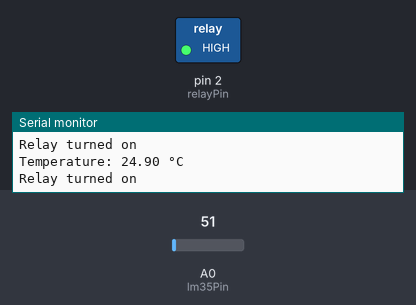
Simulated run of this sketch. Board: Arduino Uno, built with avr-gcc and run on an emulated ATmega328P. Shown: switched loads named in the sketch (green lamp = pin HIGH), the last lines printed to the serial monitor. The test bench sets the inputs (shaded band); at power-on: A0 (lm35Pin) = 51.

Above: at 1.8 s.
1.9 s: A0 (lm35Pin) set to 97
3.4 s: A0 (lm35Pin) set to 112
At 5.2 s:
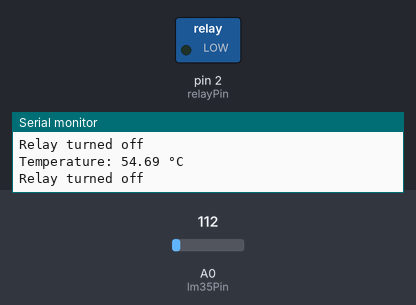
5.5 s: A0 (lm35Pin) set to 86
At 6.9 s:
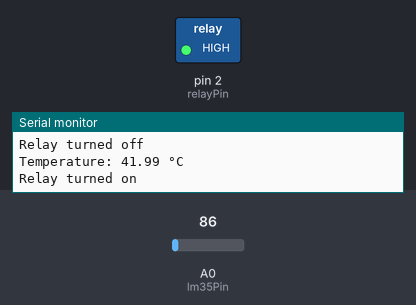
7.5 s: A0 (lm35Pin) set to 163
At 8.5 s:
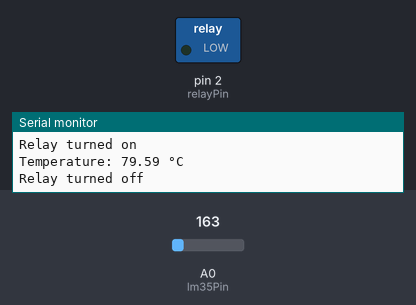
Timing chart, 0 to 10.5 s (numbered marks = the images above; inputs shaded):
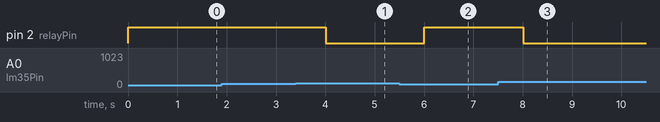

Measured:
- the behaviour switches between 102 and 103 on A0 (lm35Pin) (found by bisection; images 0 and 1)
- after the input at 3.4 s, pin 2 (relayPin): HIGH → LOW after 0.60 s
- after the input at 5.5 s, pin 2 (relayPin): LOW → HIGH after 0.51 s
- after the input at 7.5 s, pin 2 (relayPin): HIGH → LOW after 0.51 s

The sketch:

TEMPERATURE_DETECTION_CODE.ino
```cpp
// Include required libraries
#include <Arduino.h>

// Define pin numbers
const int relayPin = 2;  // Relay control pin
const int lm35Pin = A0;  // LM35 temperature sensor pin

// Define variables
int temperatureThreshold = 50; // Temperature threshold in Celsius

void setup() {
  // Initialize relay pin as an output
  pinMode(relayPin, OUTPUT);
  // Initialize serial communication
  Serial.begin(9600);
}

void loop() {
  // Read the LM35 temperature sensor
  int sensorValue = analogRead(lm35Pin);
  // Convert the sensor value to temperature in Celsius
  float temperature = (sensorValue / 1024.0) * 5000 / 10;

  // Print temperature to serial monitor
  Serial.print("Temperature: ");
  Serial.print(temperature);
  Serial.println(" °C");

  // Check if temperature is below the threshold
  if (temperature < temperatureThreshold) {
    // Turn on the relay
    digitalWrite(relayPin, HIGH);
    Serial.println("Relay turned on");
  } else {
    // Turn off the relay
    digitalWrite(relayPin, LOW);
    Serial.println("Relay turned off");
  }

  // Delay for stability
  delay(1000);
}
```
